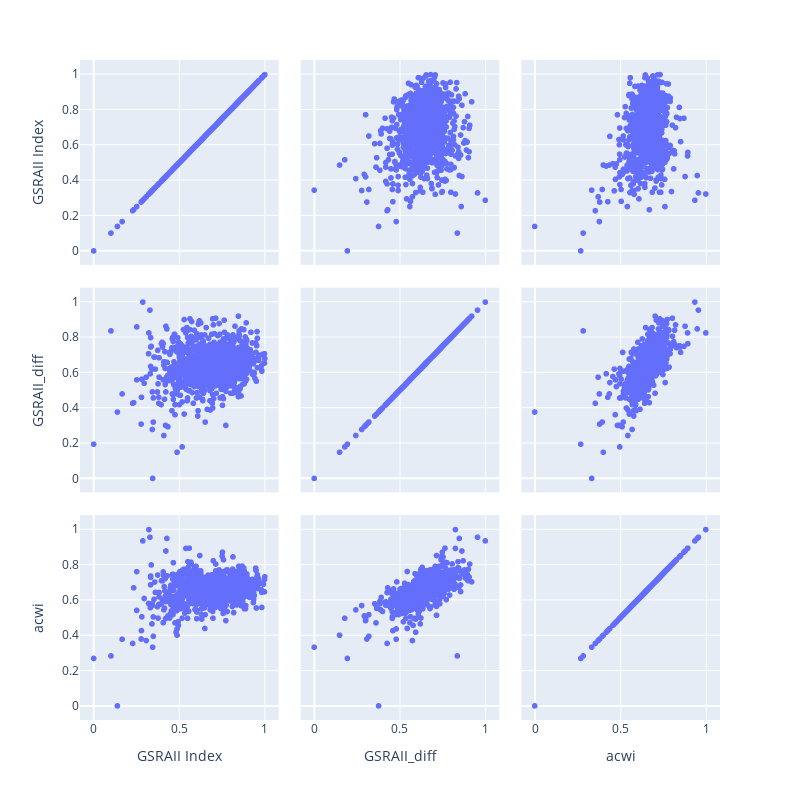

Source (notebook cell):
### Code cell
fig = px.scatter_matrix(df, width=800, height=800,)
fig.show()

### Figure 1 — Plotly figure (JSON) as saved in the notebook; plotly's stock layout.template omitted (floating-point values rounded to 4 significant figures; data arrays with more than 128 entries replaced by an {"elided": "..."} marker saying what was removed)
{"data": [{"dimensions": [{"axis": {"matches": true}, "label": "GSRAII Index", "values": {"elided": "1207 float values"}}, {"axis": {"matches": true}, "label": "GSRAII_diff", "values": {"elided": "1207 float values"}}, {"axis": {"matches": true}, "label": "acwi", "values": {"elided": "1207 float values"}}], "hovertemplate": "%{xaxis.title.text}=%{x}<br>%{yaxis.title.text}=%{y}<extra></extra>", "legendgroup": "", "marker": {"color": "#636efa", "symbol": "circle"}, "name": "", "showlegend": false, "type": "splom"}], "layout": {"dragmode": "select", "height": 800, "legend": {"tracegroupgap": 0}, "margin": {"t": 60}, "width": 800}}
